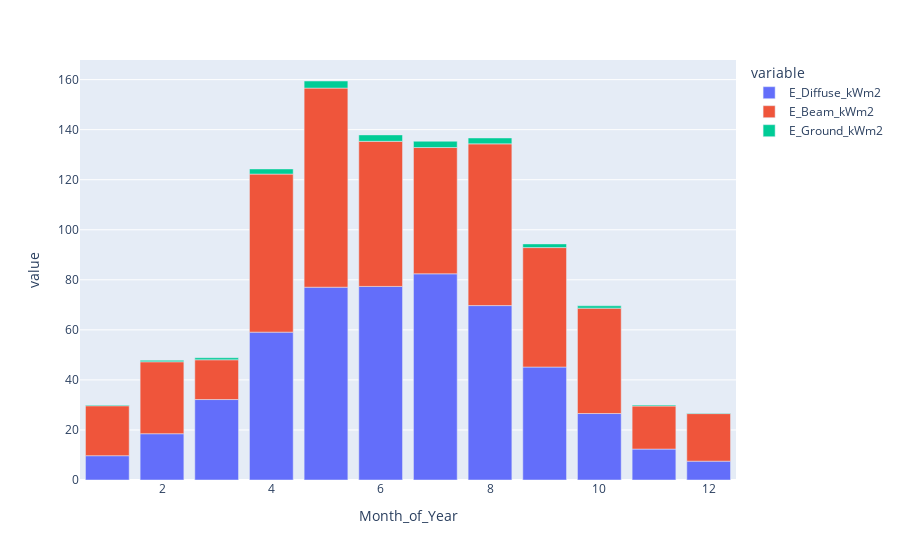

This figure's notebook cell:
### Code cell
px.bar(site.rad_data.monthly[["E_Diffuse_kWm2", "E_Beam_kWm2", "E_Ground_kWm2"]][:300])

### Figure 1 — Plotly figure (JSON) as saved in the notebook; plotly's stock layout.template omitted (floating-point values rounded to 4 significant figures)
{"data": [{"alignmentgroup": "True", "hovertemplate": "variable=E_Diffuse_kWm2<br>Month_of_Year=%{x}<br>value=%{y}<extra></extra>", "legendgroup": "E_Diffuse_kWm2", "marker": {"color": "#636efa", "pattern": {"shape": ""}}, "name": "E_Diffuse_kWm2", "offsetgroup": "E_Diffuse_kWm2", "orientation": "v", "showlegend": true, "textposition": "auto", "type": "bar", "x": [1, 2, 3, 4, 5, 6, 7, 8, 9, 10, 11, 12], "xaxis": "x", "y": [9.71, 18.5, 32.15, 59.09, 77.05, 77.35, 82.4, 69.7, 45.14, 26.56, 12.36, 7.528], "yaxis": "y"}, {"alignmentgroup": "True", "hovertemplate": "variable=E_Beam_kWm2<br>Month_of_Year=%{x}<br>value=%{y}<extra></extra>", "legendgroup": "E_Beam_kWm2", "marker": {"color": "#EF553B", "pattern": {"shape": ""}}, "name": "E_Beam_kWm2", "offsetgroup": "E_Beam_kWm2", "orientation": "v", "showlegend": true, "textposition": "auto", "type": "bar", "x": [1, 2, 3, 4, 5, 6, 7, 8, 9, 10, 11, 12], "xaxis": "x", "y": [19.96, 28.75, 15.89, 63.15, 79.56, 57.98, 50.46, 64.63, 47.73, 42.12, 17.21, 19.01], "yaxis": "y"}, {"alignmentgroup": "True", "hovertemplate": "variable=E_Ground_kWm2<br>Month_of_Year=%{x}<br>value=%{y}<extra></extra>", "legendgroup": "E_Ground_kWm2", "marker": {"color": "#00cc96", "pattern": {"shape": ""}}, "name": "E_Ground_kWm2", "offsetgroup": "E_Ground_kWm2", "orientation": "v", "showlegend": true, "textposition": "auto", "type": "bar", "x": [1, 2, 3, 4, 5, 6, 7, 8, 9, 10, 11, 12], "xaxis": "x", "y": [0.31, 0.6, 0.802, 2.055, 2.836, 2.583, 2.516, 2.357, 1.475, 0.921, 0.365, 0.248], "yaxis": "y"}], "layout": {"barmode": "relative", "legend": {"title": {"text": "variable"}, "tracegroupgap": 0}, "margin": {"t": 60}, "xaxis": {"anchor": "y", "domain": [0, 1], "title": {"text": "Month_of_Year"}}, "yaxis": {"anchor": "x", "domain": [0, 1], "title": {"text": "value"}}}}
